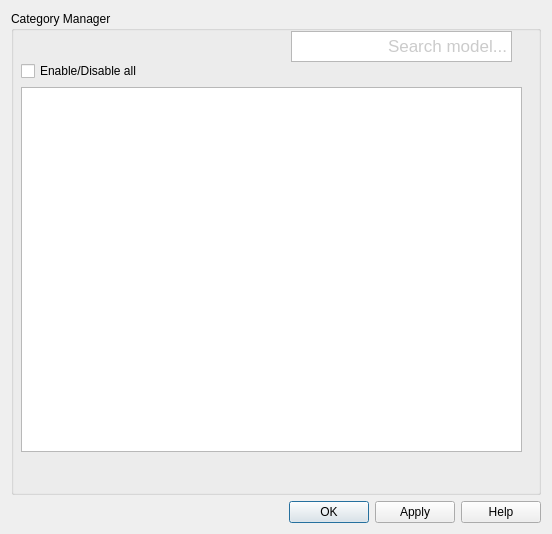
<?xml version="1.0" encoding="UTF-8"?>
<ui version="4.0">
 <class>CategoryManagerUI</class>
 <widget class="QDialog" name="CategoryManagerUI">
  <property name="geometry">
   <rect>
    <x>0</x>
    <y>0</y>
    <width>552</width>
    <height>534</height>
   </rect>
  </property>
  <property name="sizePolicy">
   <sizepolicy hsizetype="MinimumExpanding" vsizetype="MinimumExpanding">
    <horstretch>0</horstretch>
    <verstretch>0</verstretch>
   </sizepolicy>
  </property>
  <property name="windowTitle">
   <string>Category Manager</string>
  </property>
  <property name="windowIcon">
   <iconset>
    <normaloff>../../../../../../../../../../../Users/UI/res/ball.ico</normaloff>../../../../../../../../../../../Users/UI/res/ball.ico</iconset>
  </property>
  <layout class="QGridLayout" name="gridLayout_2">
   <item row="1" column="0">
    <layout class="QGridLayout" name="gridLayout">
     <item row="2" column="0">
      <layout class="QHBoxLayout" name="horizontalLayout">
       <property name="sizeConstraint">
        <enum>QLayout::SetMinimumSize</enum>
       </property>
       <item>
        <spacer name="horizontalSpacer">
         <property name="orientation">
          <enum>Qt::Horizontal</enum>
         </property>
         <property name="sizeHint" stdset="0">
          <size>
           <width>78</width>
           <height>20</height>
          </size>
         </property>
        </spacer>
       </item>
       <item>
        <widget class="QPushButton" name="okButton">
         <property name="text">
          <string>OK</string>
         </property>
        </widget>
       </item>
       <item>
        <widget class="QPushButton" name="resetButton">
         <property name="text">
          <string>Apply</string>
         </property>
        </widget>
       </item>
       <item>
        <widget class="QPushButton" name="helpButton">
         <property name="text">
          <string>Help</string>
         </property>
         <property name="autoDefault">
          <bool>true</bool>
         </property>
        </widget>
       </item>
      </layout>
     </item>
     <item row="1" column="0">
      <widget class="QGroupBox" name="CategoryManagerGroup">
       <property name="sizePolicy">
        <sizepolicy hsizetype="MinimumExpanding" vsizetype="MinimumExpanding">
         <horstretch>0</horstretch>
         <verstretch>0</verstretch>
        </sizepolicy>
       </property>
       <property name="minimumSize">
        <size>
         <width>300</width>
         <height>150</height>
        </size>
       </property>
       <property name="title">
        <string>Category Manager</string>
       </property>
       <property name="checkable">
        <bool>false</bool>
       </property>
       <widget class="QWidget" name="verticalLayoutWidget">
        <property name="geometry">
         <rect>
          <x>10</x>
          <y>50</y>
          <width>501</width>
          <height>391</height>
         </rect>
        </property>
        <layout class="QVBoxLayout" name="optionsLayout">
         <property name="sizeConstraint">
          <enum>QLayout::SetMinimumSize</enum>
         </property>
         <property name="bottomMargin">
          <number>0</number>
         </property>
         <item>
          <widget class="QCheckBox" name="cbkCategory">
           <property name="text">
            <string>Enable/Disable all</string>
           </property>
          </widget>
         </item>
         <item>
          <widget class="QTableView" name="lstCategory">
           <property name="enabled">
            <bool>true</bool>
           </property>
           <property name="editTriggers">
            <set>QAbstractItemView::AllEditTriggers</set>
           </property>
           <property name="alternatingRowColors">
            <bool>true</bool>
           </property>
           <property name="selectionMode">
            <enum>QAbstractItemView::ExtendedSelection</enum>
           </property>
           <property name="selectionBehavior">
            <enum>QAbstractItemView::SelectRows</enum>
           </property>
          </widget>
         </item>
        </layout>
       </widget>
       <widget class="QTextBrowser" name="textBrowser">
        <property name="enabled">
         <bool>true</bool>
        </property>
        <property name="geometry">
         <rect>
          <x>280</x>
          <y>20</y>
          <width>221</width>
          <height>31</height>
         </rect>
        </property>
        <property name="minimumSize">
         <size>
          <width>80</width>
          <height>30</height>
         </size>
        </property>
        <property name="baseSize">
         <size>
          <width>80</width>
          <height>60</height>
         </size>
        </property>
        <property name="html">
         <string>&lt;!DOCTYPE HTML PUBLIC &quot;-//W3C//DTD HTML 4.0//EN&quot; &quot;http://www.w3.org/TR/REC-html40/strict.dtd&quot;&gt;
&lt;html&gt;&lt;head&gt;&lt;meta name=&quot;qrichtext&quot; content=&quot;1&quot; /&gt;&lt;style type=&quot;text/css&quot;&gt;
p, li { white-space: pre-wrap; }
&lt;/style&gt;&lt;/head&gt;&lt;body style=&quot; font-family:'.SF NS Text'; font-size:13pt; font-weight:400; font-style:normal;&quot;&gt;
&lt;p align=&quot;right&quot; style=&quot; margin-top:0px; margin-bottom:0px; margin-left:0px; margin-right:0px; -qt-block-indent:0; text-indent:0px;&quot;&gt;&lt;span style=&quot; color:#cbcbcb;&quot;&gt;Search model...&lt;/span&gt;&lt;/p&gt;&lt;/body&gt;&lt;/html&gt;</string>
        </property>
       </widget>
      </widget>
     </item>
    </layout>
   </item>
  </layout>
 </widget>
 <resources/>
 <connections>
  <connection>
   <sender>resetButton</sender>
   <signal>clicked()</signal>
   <receiver>CategoryManagerUI</receiver>
   <slot>reject()</slot>
   <hints>
    <hint type="sourcelabel">
     <x>266</x>
     <y>183</y>
    </hint>
    <hint type="destinationlabel">
     <x>219</x>
     <y>88</y>
    </hint>
   </hints>
  </connection>
  <connection>
   <sender>okButton</sender>
   <signal>clicked()</signal>
   <receiver>CategoryManagerUI</receiver>
   <slot>accept()</slot>
   <hints>
    <hint type="sourcelabel">
     <x>66</x>
     <y>183</y>
    </hint>
    <hint type="destinationlabel">
     <x>219</x>
     <y>88</y>
    </hint>
   </hints>
  </connection>
 </connections>
</ui>
